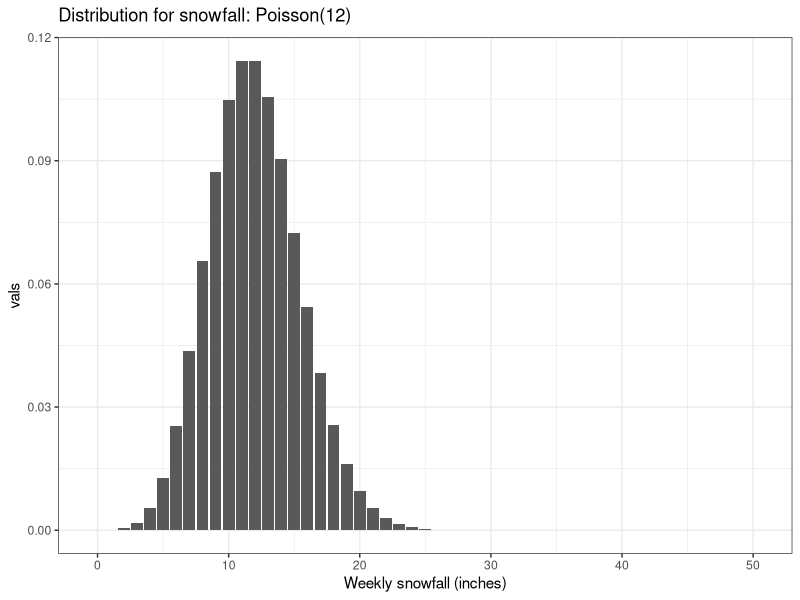
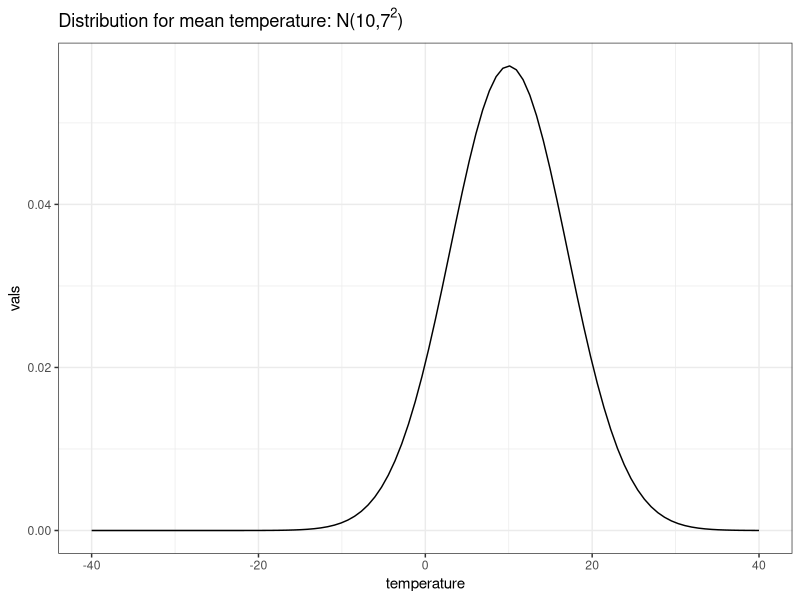

Here is the R script that generated these plots, in order:
## ---- chunk 1
library(tidyverse)
snow_seq <- 0:50
tibble(vals = c(dpois(snow_seq, 12)),
       `Weekly snowfall (inches)` = snow_seq) %>%
  ggplot(aes(x = `Weekly snowfall (inches)`, y = vals)) +
  geom_col() + theme_bw() +
  ggtitle(expression(paste('Distribution for snowfall: Poisson(12)')))
## ---- chunk 2
temp_seq <- seq(-40,40, length.out = 100)
tibble(vals = c(dnorm(temp_seq, 10, 7)),
       temperature = temp_seq) %>%
  ggplot(aes(x = temperature, y = vals)) +
  geom_line() + theme_bw() +
  ggtitle(expression(paste('Distribution for mean temperature: N(10,',7^2,')')))
